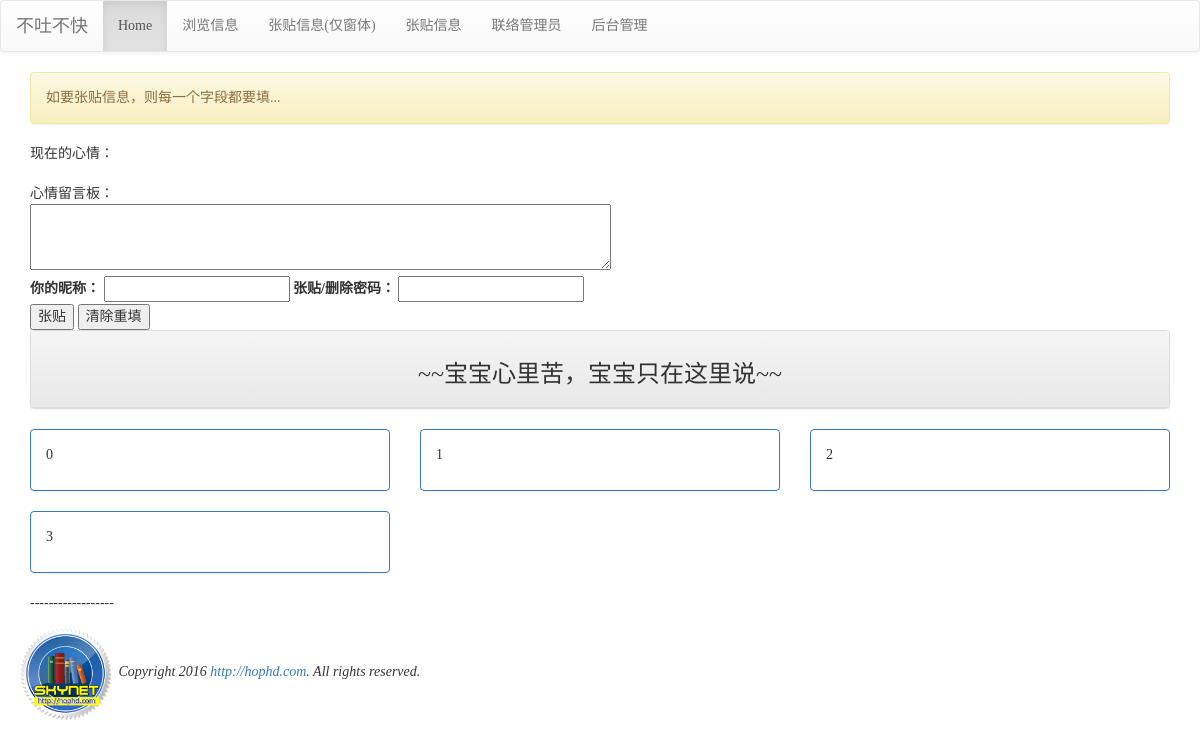
Page /django08/ on the earlier database version.
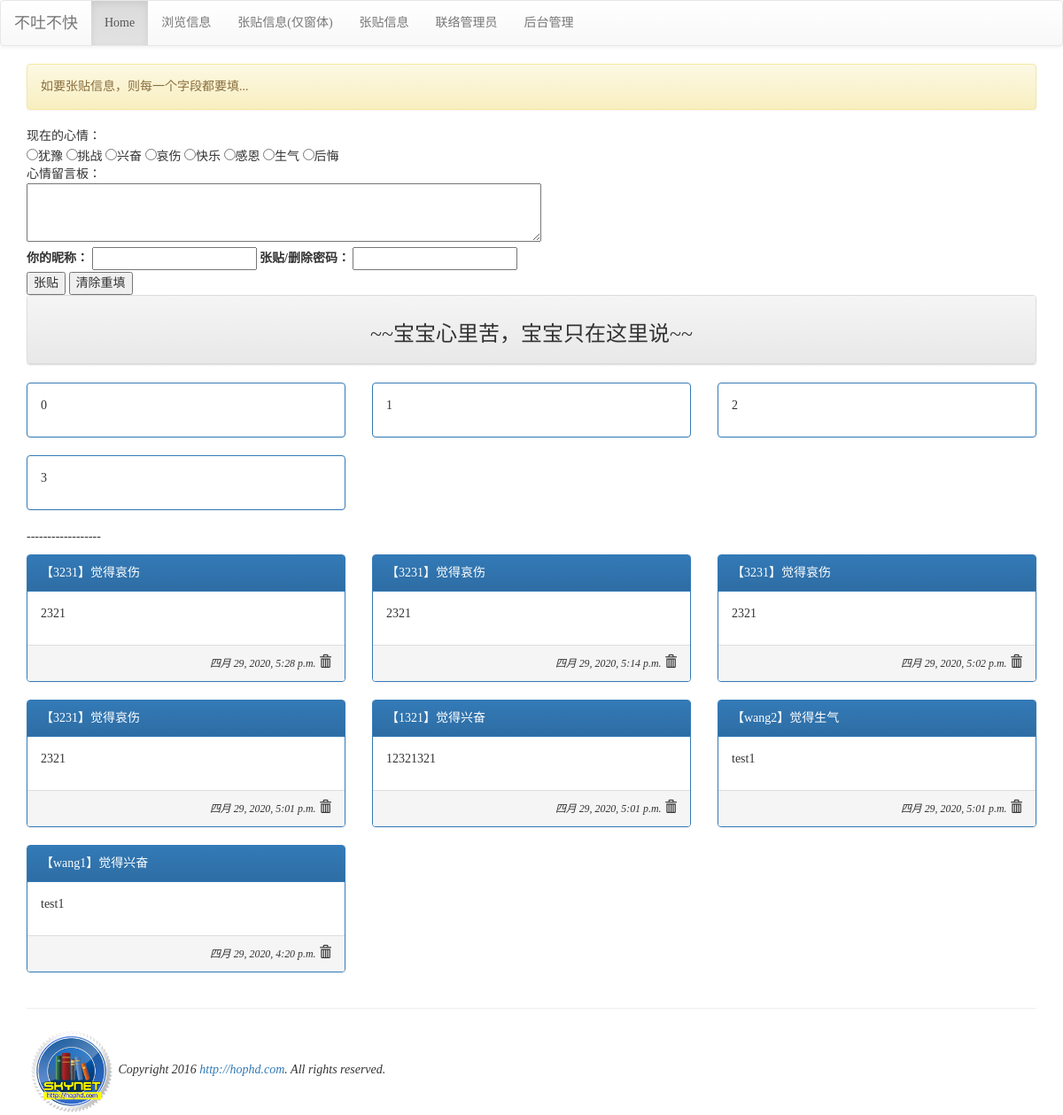
Same page on the later database version.
### django08/models.py (models this page shows, shortened)
class Mood(models.Model):
    status = models.CharField(max_length=10, null=False)
    def __str__(self):
        return self.status

class Post(models.Model):
    mood = models.ForeignKey('Mood', on_delete=models.CASCADE)
    nickname = models.CharField(max_length=10, default="不愿意透露身份的人")
    message = models.TextField(null=False)
    del_pass = models.CharField(max_length=10)
    pub_time = models.DateTimeField(auto_now=True)
    enabled = models.BooleanField(default=True)

### django08/views.py (the view, shortened to what this page needs)
def index(request, pid=None, del_pass=None):
    posts = models.Post.objects.filter(enabled=True).order_by('-pub_time')[:30]
    moods = models.Mood.objects.all()
    try:
        user_id = request.GET['user_id']
        user_pass = request.GET['user_pass']
        user_post = request.GET['user_post']
        user_mood = request.GET['mood']
    except:
        user_id = None
        message = '如要张贴信息，则每一个字段都要填...'
    test = [0,1,2,3]
    return render(request, 'django08/index.html', locals())

### templates/django08/index.html (shortened to what this page needs)
{% extends "django08/base.html" %}
{% block content %}
<div class='container'>
{% if message %}
    <div class='alert alert-warning'>{{ message }}</div>
{% endif %}
<form name='my form' action="{% url 'django08:django08_home' %}" method='GET'>
    现在的心情：<br/>
    {% for m in moods %}
    <input type='radio' name='mood' value='{{ m.status }}'>{{ m.status }}
    {% endfor %}
    <br/>
    心情留言板：<br/>
    <textarea name='user_post' rows=3 cols=70></textarea><br/>
    <label for='user_id'>你的昵称：</label>
    <input id='user_id' type='text' name='user_id'>
    <label for='user_pass'>张贴/删除密码：</label>
    <input id='user_pass' type='password' name='user_pass'><br/>
    <input type='submit' value='张贴'>
    <input type='reset' value='清除重填'>
</form>
<div class='row'>
    <div class='col-md-12'>
        <div class='panel panel-default'>
            <div class='panel-heading' align=center>
            <h3>~~宝宝心里苦，宝宝只在这里说~~</h3>
    </div>
</div>
{% for foo in test %}
        {% cycle "<div class='row'> <div class='col-md-4'>" "<div class='col-md-4'>" "<div class='col-md-4'>" %}
        <div class='panel panel-primary'>
            <div class='panel-body'>{{ foo | linebreaks }}</div>
        </div>
        {% cycle "" "" "</div>"%}
        </div>
{% endfor %}
       </div>
<p>------------------</p>
{% for p in posts %}
    {% cycle "<div class='row'> <div class='col-md-4'>" "<div class='col-md-4'>" "<div class='col-md-4'>" %}
        <div class='panel panel-primary'>
            <div class='panel-heading'>【{{ p.nickname }}】觉得{{ p.mood }}</div>
            <div class='panel-body'>{{ p.message | linebreaks }}</div>
            <div class='panel-footer' align='right'>
                <i><small>{{ p.pub_time }}</small></i>
                <span class="glyphicon glyphicon-trash" onclick='go_delete({{p.id}})'></span>
            </div>
        </div>
    </div>
    {% cycle "" "" "</div>"%}
{% endfor %}
</div>
{% endblock %}

### templates/django08/base.html (shortened to what this page needs)
<!DOCTYPE html>
<html>
<head>
<link rel="stylesheet" href="https://maxcdn.bootstrapcdn.com/bootstrap/3.3.6/css/bootstrap.min.css">
<link rel="stylesheet" href="https://maxcdn.bootstrapcdn.com/bootstrap/3.3.6/css/bootstrap-theme.min.css">
</head>
<body>
{% include "django08/header.html" %}
{% block content %}{% endblock %}
{% include "django08/footer.html" %}
</body>
</html>

### templates/django08/header.html
    <nav class='navbar navbar-default'>
        <div class='container-fluid'>
            <div class='navbar-header'>
                <div class='navbar-brand' align=center>
                    不吐不快
                </div>
            </div>
            <ul class='nav navbar-nav'>
                <li class='active'><a href="{% url 'django08:django08_home' %}">Home</a></li>
                <li><a href="{% url 'django08:django08_list' %}">浏览信息</a></li>
                <li><a href="{% url 'django08:django08_post' %}">张贴信息(仅窗体)</a></li>
                <li><a href="{% url 'django08:django08_post2db' %}">张贴信息</a></li>
                <li><a href="{% url 'django08:django08_contact' %}">联络管理员</a></li>
                <li><a href='/admin'>后台管理</a></li>
            </ul>
        </div>
    </nav>

### templates/django08/footer.html
<hr>
{% load static %}
<img src="{% static 'images/logo.png' %}" width=100>
<em>Copyright 2016 <a href='http://hophd.com'>http://hophd.com</a>. All rights reserved.</em>

### templates/django08/base.html (style rules this page uses)
h1, h2, h3, h4, h5, p, div { font-family: 微软雅黑; }

Differences in the rows shown:
added Mood: status "犹豫"
added Mood: status "挑战"
added Mood: status "兴奋"
added Mood: status "哀伤"
added Mood: status "快乐"
added Mood: status "感恩"
added Mood: status "生气"
added Mood: status "后悔"
added Post: nickname "3231", mood "哀伤", message "2321", pub_time "四月 29, 2020, 5:28 p.m."
added Post: nickname "3231", mood "哀伤", message "2321", pub_time "四月 29, 2020, 5:14 p.m."
added Post: nickname "3231", mood "哀伤", message "2321", pub_time "四月 29, 2020, 5:02 p.m."
added Post: nickname "3231", mood "哀伤", message "2321", pub_time "四月 29, 2020, 5:01 p.m."
added Post: nickname "1321", mood "兴奋", message "12321321", pub_time "四月 29, 2020, 5:01 p.m."
added Post: nickname "wang2", mood "生气", message "test1", pub_time "四月 29, 2020, 5:01 p.m."
added Post: nickname "wang1", mood "兴奋", message "test1", pub_time "四月 29, 2020, 4:20 p.m."
